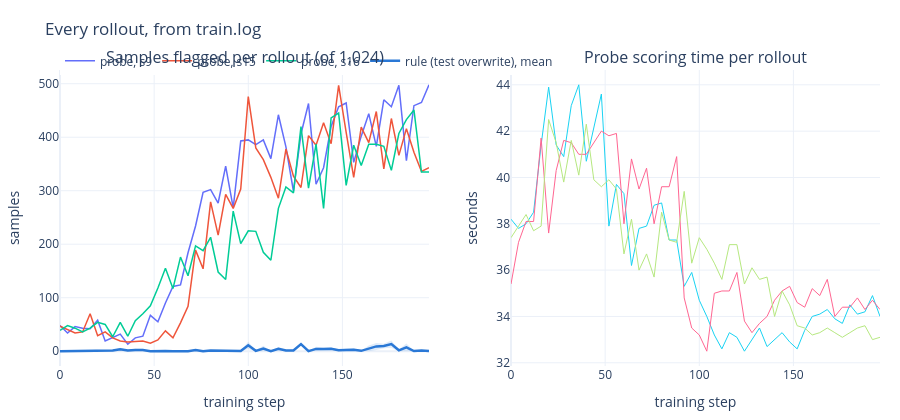

Notebook cell for this chart:
### Markdown cell above
---
## 5. Probe flags on every rollout (train.log)

One line per rollout (every 4 steps): how many of the 1,024 samples the rule and the probe flagged, and the probe's extra time.

### Code cell
P = D.probe_log()
if len(P):
    fig = make_subplots(1, 2, subplot_titles=["Samples flagged per rollout (of 1,024)", "Probe scoring time per rollout"])
    for s, d in P.groupby("seed"):
        fig.add_trace(go.Scatter(x=d.step, y=d.probe_flags, name=f"probe, s{s}", line=dict(width=1.5)), 1, 1)
    band(fig, P, "step", "rule_flags", "rule (test overwrite), mean", COL["GRAFT"], 1, 1)
    for s, d in P.groupby("seed"):
        fig.add_trace(go.Scatter(x=d.step, y=d.probe_sec, name=f"s{s}", line=dict(width=1), showlegend=False), 1, 2)
    fig.update_yaxes(title_text="samples", row=1, col=1); fig.update_yaxes(title_text="seconds", row=1, col=2)
    fig.update_xaxes(title_text="training step"); fig.update_layout(**LAYOUT, height=420, title="Every rollout, from train.log")
    fig.show()
    display(Markdown(f"Rollouts logged: {P.groupby('seed').size().to_dict()}. Rule flags in total: {int(P.rule_flags.sum())}; probe flags: {int(P.probe_flags.sum())} "
                     f"(probe-only {int(P.probe_only.sum())}). Probe time: {P.probe_sec.mean():.0f} s per rollout on average, {P.groupby('seed').probe_sec.sum().mean()/60:.0f} min per run."))
else:
    display(Markdown("No probe runs yet."))

### Figure 1 — Plotly figure (JSON) as saved in the notebook; plotly's stock layout.template omitted (floating-point values rounded to 4 significant figures)
{"data": [{"line": {"width": 1.5}, "name": "probe, s9", "type": "scatter", "x": [0, 4, 8, 12, 16, 20, 24, 28, 32, 36, 40, 44, 48, 52, 56, 60, 64, 68, 72, 76, 80, 84, 88, 92, 96, 100, 104, 108, 112, 116, 120, 124, 128, 132, 136, 140, 144, 148, 152, 156, 160, 164, 168, 172, 176, 180, 184, 188, 192, 196], "xaxis": "x", "y": [48, 34, 46, 43, 42, 58, 19, 26, 32, 13, 25, 28, 67, 55, 90, 121, 124, 184, 234, 297, 302, 277, 346, 268, 393, 395, 386, 395, 360, 442, 382, 299, 406, 463, 312, 343, 420, 457, 464, 353, 402, 444, 383, 470, 457, 497, 356, 459, 465, 498], "yaxis": "y"}, {"line": {"width": 1.5}, "name": "probe, s15", "type": "scatter", "x": [0, 4, 8, 12, 16, 20, 24, 28, 32, 36, 40, 44, 48, 52, 56, 60, 64, 68, 72, 76, 80, 84, 88, 92, 96, 100, 104, 108, 112, 116, 120, 124, 128, 132, 136, 140, 144, 148, 152, 156, 160, 164, 168, 172, 176, 180, 184, 188, 192, 196], "xaxis": "x", "y": [47, 40, 34, 36, 70, 29, 36, 25, 19, 17, 18, 19, 15, 21, 38, 25, 53, 84, 189, 154, 279, 217, 293, 267, 303, 476, 380, 358, 325, 286, 378, 327, 306, 403, 385, 427, 388, 497, 409, 325, 419, 390, 448, 341, 435, 366, 416, 372, 336, 343], "yaxis": "y"}, {"line": {"width": 1.5}, "name": "probe, s16", "type": "scatter", "x": [0, 4, 8, 12, 16, 20, 24, 28, 32, 36, 40, 44, 48, 52, 56, 60, 64, 68, 72, 76, 80, 84, 88, 92, 96, 100, 104, 108, 112, 116, 120, 124, 128, 132, 136, 140, 144, 148, 152, 156, 160, 164, 168, 172, 176, 180, 184, 188, 192, 196], "xaxis": "x", "y": [39, 48, 43, 36, 43, 54, 50, 27, 54, 28, 57, 70, 85, 118, 155, 117, 176, 141, 197, 188, 213, 148, 134, 262, 201, 225, 224, 185, 170, 267, 307, 296, 420, 305, 387, 267, 436, 445, 310, 385, 347, 387, 387, 383, 338, 407, 433, 451, 335, 335], "yaxis": "y"}, {"fill": "toself", "fillcolor": "#2a78d6", "hoverinfo": "skip", "legendgroup": "rule (test overwrite), mean", "line": {"width": 0}, "opacity": 0.15, "showlegend": false, "type": "scatter", "x": [0, 4, 8, 12, 16, 20, 24, 28, 32, 36, 40, 44, 48, 52, 56, 60, 64, 68, 72, 76, 80, 84, 88, 92, 96, 100, 104, 108, 112, 116, 120, 124, 128, 132, 136, 140, 144, 148, 152, 156, 160, 164, 168, 172, 176, 180, 184, 188, 192, 196, 196, 192, 188, 184, 180, 176, 172, 168, 164, 160, 156, 152, 148, 144, 140, 136, 132, 128, 124, 120, 116, 112, 108, 104, 100, 96, 92, 88, 84, 80, 76, 72, 68, 64, 60, 56, 52, 48, 44, 40, 36, 32, 28, 24, 20, 16, 12, 8, 4, 0], "xaxis": "x", "y": [0, 0.6667, 0.6667, 1, 1.333, 2.667, 1.577, 2, 6.395, 2.215, 4.667, 4.667, 0, 1.333, 0.6667, 0, 0, 0, 4, 0, 2.215, 1.577, 2, 1.333, 0.6667, 17.66, 1.333, 10, 0, 7.95, 2.667, 2.667, 15.19, 0, 8.178, 6.646, 7.07, 3.155, 5.082, 5.333, 1, 10.67, 15.56, 14, 20.22, 3.333, 14.17, 0.6667, 2.667, 0.6667, -5.551e-17, -2.22e-16, -5.551e-17, 0.4939, 0, 6.445, 5.333, 2.443, -8.882e-16, 0.3333, -4.441e-16, 0.9183, 0.8453, 2.263, 1.354, 0.4891, 0, 11.48, -2.22e-16, -2.22e-16, 1.384, 0, 0, -1.11e-16, 4.342, -5.551e-17, -1.11e-16, 0, 0.4226, 0.4514, 0, 0, 0, 0, 0, -5.551e-17, -1.11e-16, 0, 4.441e-16, 4.441e-16, 0.4514, 0.9382, 0.6667, 0.4226, -2.22e-16, -1.11e-16, 0.3333, -5.551e-17, -5.551e-17, 0], "yaxis": "y"}, {"customdata": [[0, 3], [0.3333, 3], [0.3333, 3], [0.3333, 3], [0.6667, 3], [1.333, 3], [0.5774, 3], [0.6667, 3], [2.728, 3], [0.8819, 3], [2.333, 3], [2.333, 3], [0, 3], [0.6667, 3], [0.3333, 3], [0, 3], [0, 3], [0, 3], [2, 3], [0, 3], [0.8819, 3], [0.5774, 3], [1, 3], [0.6667, 3], [0.3333, 3], [6.658, 3], [0.6667, 3], [5, 3], [0, 3], [3.283, 3], [1.333, 3], [1.333, 3], [1.856, 3], [0, 3], [3.844, 3], [2.646, 3], [2.404, 3], [1.155, 3], [2.082, 3], [2.667, 3], [0.3333, 3], [5.333, 3], [6.557, 3], [4.333, 3], [6.888, 3], [1.667, 3], [6.839, 3], [0.3333, 3], [1.333, 3], [0.3333, 3]], "hovertemplate": "rule (test overwrite), mean: %{y:.1f}% ± %{customdata[0]:.1f} (n=%{customdata[1]} seeds)<extra></extra>", "legendgroup": "rule (test overwrite), mean", "line": {"color": "#2a78d6", "width": 2.5}, "name": "rule (test overwrite), mean", "showlegend": true, "type": "scatter", "x": [0, 4, 8, 12, 16, 20, 24, 28, 32, 36, 40, 44, 48, 52, 56, 60, 64, 68, 72, 76, 80, 84, 88, 92, 96, 100, 104, 108, 112, 116, 120, 124, 128, 132, 136, 140, 144, 148, 152, 156, 160, 164, 168, 172, 176, 180, 184, 188, 192, 196], "xaxis": "x", "y": [0, 0.3333, 0.3333, 0.6667, 0.6667, 1.333, 1, 1.333, 3.667, 1.333, 2.333, 2.333, 0, 0.6667, 0.3333, 0, 0, 0, 2, 0, 1.333, 1, 1, 0.6667, 0.3333, 11, 0.6667, 5, 0, 4.667, 1.333, 1.333, 13.33, 0, 4.333, 4, 4.667, 2, 3, 2.667, 0.6667, 5.333, 9, 9.667, 13.33, 1.667, 7.333, 0.3333, 1.333, 0.3333], "yaxis": "y"}, {"line": {"width": 1}, "name": "s9", "showlegend": false, "type": "scatter", "x": [0, 4, 8, 12, 16, 20, 24, 28, 32, 36, 40, 44, 48, 52, 56, 60, 64, 68, 72, 76, 80, 84, 88, 92, 96, 100, 104, 108, 112, 116, 120, 124, 128, 132, 136, 140, 144, 148, 152, 156, 160, 164, 168, 172, 176, 180, 184, 188, 192, 196], "xaxis": "x2", "y": [38.2, 37.8, 38, 38.5, 41.4, 43.9, 41.4, 40.9, 43.1, 44, 40.7, 42.1, 43.6, 37.9, 39.7, 39.3, 36.2, 37.8, 37.9, 38.8, 38.9, 37.3, 37.3, 35.3, 35.9, 34.7, 34, 33.2, 32.6, 33.3, 33.1, 32.5, 33, 33.5, 32.7, 33, 33.3, 32.9, 32.6, 33.4, 34, 34.1, 34.3, 33.9, 33.7, 34.5, 34.1, 34.2, 34.9, 34], "yaxis": "y2"}, {"line": {"width": 1}, "name": "s15", "showlegend": false, "type": "scatter", "x": [0, 4, 8, 12, 16, 20, 24, 28, 32, 36, 40, 44, 48, 52, 56, 60, 64, 68, 72, 76, 80, 84, 88, 92, 96, 100, 104, 108, 112, 116, 120, 124, 128, 132, 136, 140, 144, 148, 152, 156, 160, 164, 168, 172, 176, 180, 184, 188, 192, 196], "xaxis": "x2", "y": [35.4, 37.2, 38.1, 38.1, 41.7, 37.6, 40.3, 41.6, 41.5, 41, 41, 41.5, 42, 41.8, 41.9, 38, 40.8, 39.5, 40.4, 38, 39.6, 39.6, 40.9, 34.8, 33.5, 33.2, 32.5, 35, 35.1, 35.1, 35.9, 33.8, 33.3, 33.7, 34, 34.7, 35.1, 35.3, 34.6, 34.4, 35.2, 34.9, 35.6, 34, 34.4, 34.4, 34.8, 34.3, 34.7, 34.3], "yaxis": "y2"}, {"line": {"width": 1}, "name": "s16", "showlegend": false, "type": "scatter", "x": [0, 4, 8, 12, 16, 20, 24, 28, 32, 36, 40, 44, 48, 52, 56, 60, 64, 68, 72, 76, 80, 84, 88, 92, 96, 100, 104, 108, 112, 116, 120, 124, 128, 132, 136, 140, 144, 148, 152, 156, 160, 164, 168, 172, 176, 180, 184, 188, 192, 196], "xaxis": "x2", "y": [37.4, 37.9, 38.4, 37.7, 37.9, 42.5, 41.5, 39.8, 41.6, 40.1, 42.3, 39.9, 39.6, 39.9, 39.5, 36.7, 38.2, 36, 36.7, 35.7, 38.5, 37.3, 37.2, 39.4, 36.3, 37.4, 36.9, 36.3, 35.6, 37.1, 37.1, 35.4, 36.1, 35.6, 35.7, 34, 35.1, 34.5, 33.6, 33.5, 33.2, 33.3, 33.5, 33.3, 33.1, 33.3, 33.5, 33.6, 33, 33.1], "yaxis": "y2"}], "layout": {"annotations": [{"font": {"size": 16}, "showarrow": false, "text": "Samples flagged per rollout (of 1,024)", "x": 0.225, "xanchor": "center", "xref": "paper", "y": 1, "yanchor": "bottom", "yref": "paper"}, {"font": {"size": 16}, "showarrow": false, "text": "Probe scoring time per rollout", "x": 0.775, "xanchor": "center", "xref": "paper", "y": 1, "yanchor": "bottom", "yref": "paper"}], "font": {"size": 12}, "height": 420, "hovermode": "x unified", "legend": {"orientation": "h", "x": 0, "y": 1.08}, "margin": {"b": 50, "l": 60, "r": 20, "t": 70}, "title": {"text": "Every rollout, from train.log"}, "xaxis": {"anchor": "y", "domain": [0, 0.45], "title": {"text": "training step"}}, "xaxis2": {"anchor": "y2", "domain": [0.55, 1], "title": {"text": "training step"}}, "yaxis": {"anchor": "x", "domain": [0, 1], "title": {"text": "samples"}}, "yaxis2": {"anchor": "x2", "domain": [0, 1], "title": {"text": "seconds"}}}}
